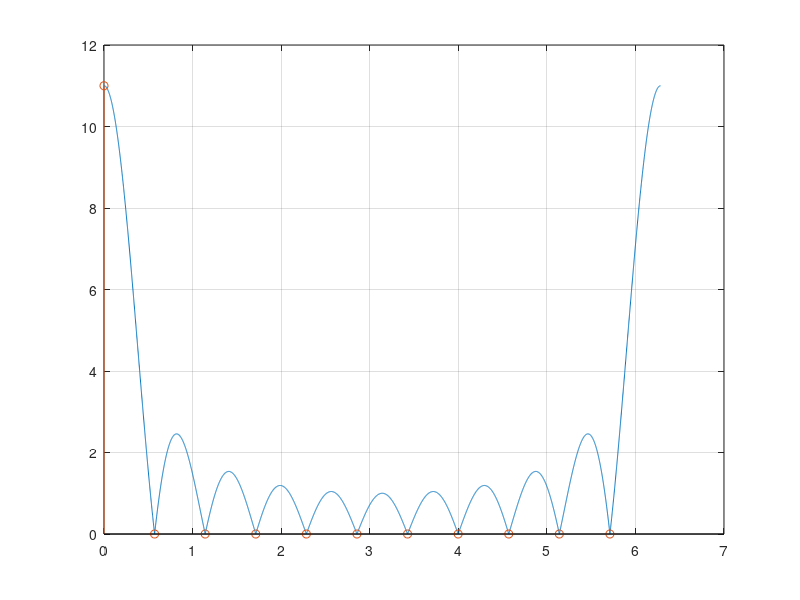
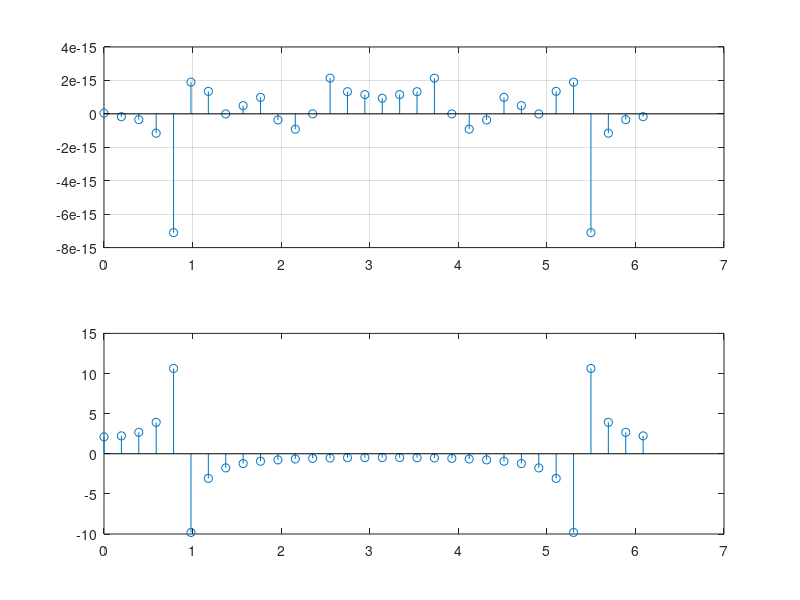
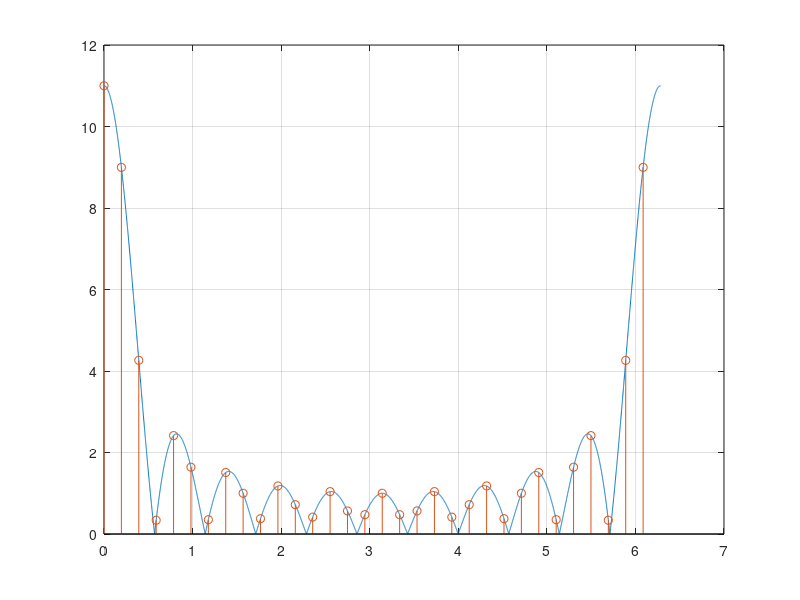
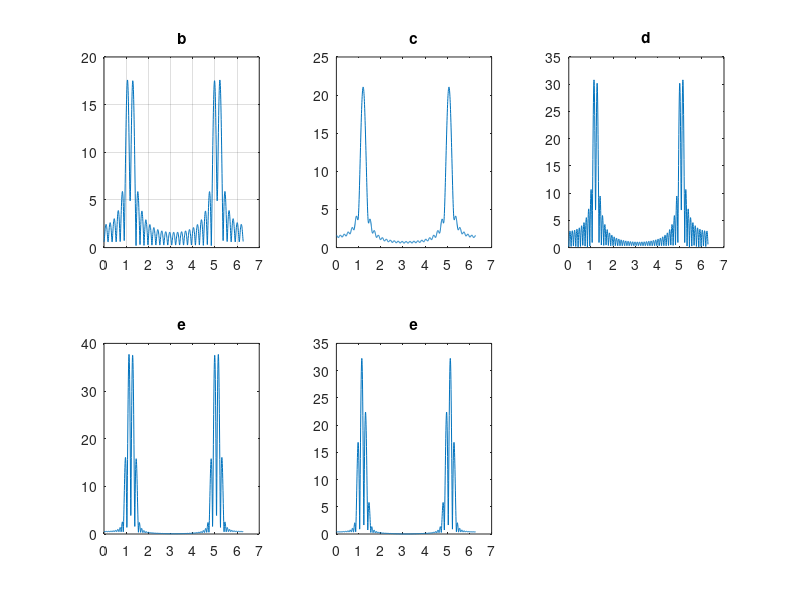

These charts were generated, in order, by the following MATLAB code:
clear all; close all;

%% Assignment 11: The DFT of a finite length discrete-time signal
figure('NumberTitle', 'off', 'Name', 'Assignment 11: The DFT of a finite length discrete-time signal');
theta = 0:0.001:2*pi;
A = 1; K1 = 11/2; K2 = 1/2; K3 = 0;
X = A.*sin(K1.*theta)./sin(K2.*theta).*exp(-1j*K3.*theta);
plot(theta,abs(X));
grid on;
hold on;
Na = 11;
xn = ones(1,11);
Xn = fft(xn,Na);
n = 0:2*pi/Na:(Na-1)/Na*2*pi;
stem(n,abs(Xn));

%% Assignment 12: Spectrum of a sine wave of different frequencies
clear all;
figure('NumberTitle', 'off', 'Name', 'Assignment 12: Spectrum of a sine wave of different frequencies');
Na = 32;
f1 = 8; f2 = 9; fs = 64;
theta1 = 2*pi*f1/fs; theta2 = 2*pi*f2/fs;
n = 0:(Na-1);
x1n = sin(theta1.*n); x2n = sin(theta2.*n);
X1n = fft(x1n); X2n = fft(x2n);
theta = 0:2*pi/Na:(Na-1)/Na*2*pi;
subplot(2,1,1);
stem(theta,X1n);
grid on;
subplot(2,1,2);
stem(theta,X2n);

%This can be prevented by making the sample frequency in such a way that
%all the frequencies in the spectrum are a multiple of the frequency

%% Assignment 13: Approximation of the FTD
figure('NumberTitle', 'off', 'Name', 'Assignment 13: Approximation of the FTD');
theta = 0:0.001:2*pi;
A = 1; K1 = 11/2; K2 = 1/2; K3 = 0;
X = A.*sin(K1.*theta)./sin(K2.*theta).*exp(-1j*K3.*theta);
plot(theta,abs(X));
grid on;
hold on;
N = 32;
xn = ones(1,11);
Xn = fft(xn,N);
n = 0:2*pi/N:(N-1)/N*2*pi;
stem(n,abs(Xn));

%% Assignment 14: Calculating the minimum resolution of a spectrumclear all;
%b) 
figure('NumberTitle', 'off', 'Name', 'Assignment 14: Calculating the minimum resolution of a spectrum');
f1 = 175; f2 = 200; fs = 1000;
theta1 = 2*pi*f1/fs; theta2 = 2*pi*f2/fs;
Na = ceil(0.89*2*pi/abs(theta1-theta2));
n = 0:Na-1;
xn = sin(theta1.*n) + sin(theta2.*n);
Nplot = 1000;
Xn = fft(xn,Nplot);
theta = 0:2*pi/Nplot:((5*Nplot)-1)/(5*Nplot)*2*pi;
subplot(2,3,1);
plot(theta,abs(Xn));
title('b');
grid on;
%c)
f1 = 185; f2 = 200; fs = 1000;
theta1 = 2*pi*f1/fs; theta2 = 2*pi*f2/fs;
subplot(2,3,2);
xn = sin(theta1.*n) + sin(theta2.*n);
Nplot = 1000;
Xn = fft(xn,Nplot);
theta = 0:2*pi/Nplot:((5*Nplot)-1)/(5*Nplot)*2*pi;
plot(theta,abs(Xn));
title('c')
%d)
f1 = 185; f2 = 200; fs = 1000;
theta1 = 2*pi*f1/fs; theta2 = 2*pi*f2/fs;
Nb = ceil(0.89*2*pi/abs(theta1-theta2));
n = 0:Nb-1;
xn = sin(theta1.*n) + sin(theta2.*n);
Nplot = 1000;
Xn = fft(xn,Nplot);
theta = 0:2*pi/Nplot:((5*Nplot)-1)/(5*Nplot)*2*pi;
subplot(2,3,3);
plot(theta,abs(Xn));
title('d');

%e)
wn = (1-cos(2*pi/N.*n));
f1 = 185; f2 = 200; fs = 1000;
theta1 = 2*pi*f1/fs; theta2 = 2*pi*f2/fs;
Nc = ceil(1.44*2*pi/abs(theta1-theta2));
n = 0:Nb-1;
xn = sin(theta1.*n) + sin(theta2.*n);
xn = wn.*xn;
Nplot = 1000;
Xn = fft(xn,Nplot);
theta = 0:2*pi/Nplot:((5*Nplot)-1)/(5*Nplot)*2*pi;
subplot(2,3,4);
plot(theta,abs(Xn));
title('e');

%f)
wn = (1-cos(2*pi/N.*n));
f1 = 185; f2 = 200; fs = 1000;
theta1 = 2*pi*f1/fs; theta2 = 2*pi*f2/fs;
Nc = ceil(1.44*2*pi/abs(theta1-theta2));
n = 0:Nb-1;
xn = sin(theta1.*n) + 0.35*sin(theta2.*n);
xn = wn.*xn;
Nplot = 1000;
Xn = fft(xn,Nplot);
theta = 0:2*pi/Nplot:((5*Nplot)-1)/(5*Nplot)*2*pi;
subplot(2,3,5);
plot(theta,abs(Xn));
title('e');

%% Assignment 16: Frequency plots of LPF
clear all;

for N = [5 11 101]
    n = -(N-1)/2:1:(N-1)/2;
    hn = 0.5 * sinc(pi.*n/2);
    str = 'Assignment 16';
    figure('NumberTitle', 'off', 'Name', str);
    freqz(hn);
end

%% Assignment 17: Filter design for audio signals 1

